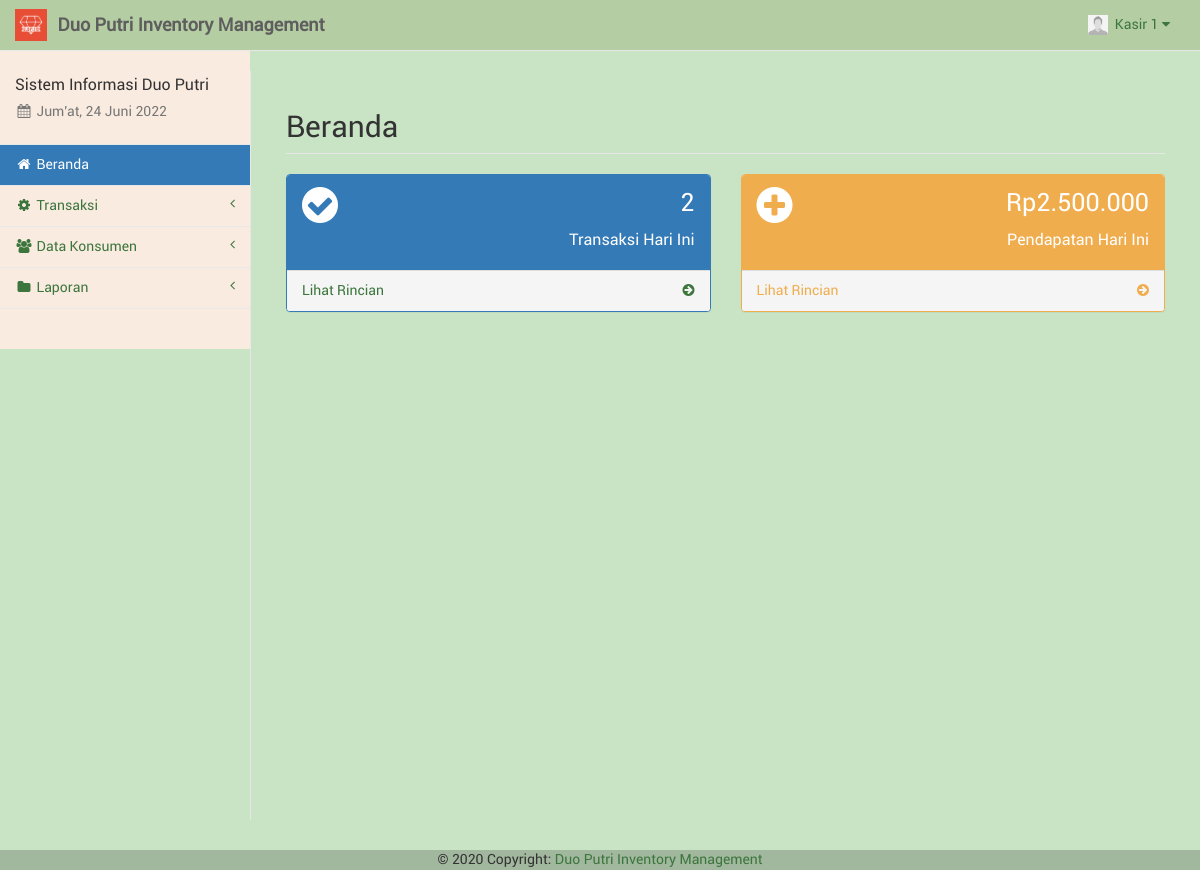
Screenshot of /kasir/index.php (signed in) with the database file from the repository.
### tables this page shows
CREATE TABLE `kasir` (
  `id_kasir` int(11) NOT NULL,
  `nama_kasir` varchar(50) NOT NULL,
  `telp_kasir` varchar(20) NOT NULL,
  `user_kasir` varchar(50) NOT NULL,
  `pass_kasir` varchar(100) NOT NULL,
  `foto_kasir` text NOT NULL,
  `id_adm` int(11) NOT NULL
);

### kasir/sess_check.php (called while the page is built, shortened)
<?php
	$chk_sess = $_SESSION['kasir'];
	include("dist/config/koneksi.php");
	$sql_sess = "SELECT * FROM kasir WHERE id_kasir='". $chk_sess ."'";
	$ress_sess = mysqli_query($conn, $sql_sess);
	$row_sess = mysqli_fetch_array($ress_sess);
	$sess_kasirname = $row_sess['nama_kasir'];
	$sess_kasirfoto = $row_sess['foto_kasir'];
?>

### kasir/layout_top.php (the view, shortened to what this page needs)
<?php
$haries = array("Sunday" => "Minggu", "Monday" => "Senin", "Tuesday" => "Selasa", "Wednesday" => "Rabu", "Thursday" => "Kamis", "Friday" => "Jum'at", "Saturday" => "Sabtu");
$bulans = array("", "Januari", "Februari", "Maret", "April", "Mei", "Juni", "Juli", "Agustus", "September", "Oktober", "November", "Desember");
$hari_ini = $haries[date("l")];
$bulan_ini = $bulans[date("n")];
$tanggal = date("d");
$tahun = date("Y");
?>
<!DOCTYPE html>
<html lang="en">
<head>
	<link href="libs/bootstrap/dist/css/bootstrap.min.css" rel="stylesheet">
	<link href="libs/metisMenu/dist/metisMenu.min.css" rel="stylesheet">
	<link href="libs/datatables-plugins/integration/bootstrap/3/dataTables.bootstrap.css" rel="stylesheet">
	<link href="libs/datatables-responsive/css/dataTables.responsive.css" rel="stylesheet">
	<link href="dist/css/sb-admin-2.css" rel="stylesheet">
	<link href="dist/css/offline-font.css" rel="stylesheet">
	<link href="dist/css/custom.css" rel="stylesheet">
	<link href="libs/font-awesome/css/font-awesome.min.css" rel="stylesheet" type="text/css">
</head>
<body style="background-color: #C9E4C5 ;">
	<div id="wrapper" style="background-color: #C9E4C5;">
		<nav class="navbar navbar-default navbar-static-top" style="background-color: #B5CDA3 ;" role="navigation" style="margin-bottom: 0">
			<div class="navbar-header">
				<a class="navbar-brand hidden-xs" href="index.php">
					<img src="foto/logo.png" alt="brand" width="32" class="float-left image-brand">
					<div class="float-right">&nbsp;<strong>Duo Putri Inventory Management</strong></div>
				</a>
			</div>
			<ul class="nav navbar-top-links navbar-right">
				<li class="dropdown dropdown-right">
					<a class="dropdown-toggle" data-toggle="dropdown" href="#">
						<img src="../foto/<?php echo $sess_kasirfoto; ?>" width="20px" height="20px" padding="0px">&nbsp;&nbsp;<?php echo ucfirst($sess_kasirname); ?>&nbsp;<i class="fa fa-caret-down"></i>
					</a>
				</li>
			</ul>
			<div class="navbar-default sidebar" role="navigation" style="background-color: #FAEBE0;">
				<div class="sidebar-nav navbar-collapse">
					<ul class="nav" id="side-menu">
						<li class="sidebar-search">
							<h4>Sistem Informasi Duo Putri</h4>
							<h5 class="text-muted"><i class="fa fa-calendar fa-fw"></i>&nbsp;<?php echo $hari_ini . ", " . $tanggal . " " . $bulan_ini . " " . $tahun ?></h5>
						</li>
						<?php
						if ($pagedesc == "Beranda") {
							echo '<li><a href="index.php" class="active"><i class="fa fa-home fa-fw"></i>&nbsp;Beranda</a></li>';
						} else {
							echo '<li><a href="index.php"><i class="fa fa-home fa-fw"></i>&nbsp;Beranda</a></li>';
						}
						if (isset($menuparent) && $menuparent == "transaksi") {
							echo '<li class="active">';
						} else {
							echo '<li>';
						}
						?>
						<a href="#"><i class="fa fa-gear fa-fw"></i>&nbsp;Transaksi<span class="fa arrow"></span></a>
						</li>
						<?php
						if (isset($menuparent) && $menuparent == "konsumen") {
							echo '<li class="active">';
						} else {
							echo '<li>';
						}
						?>
						<a href="#"><i class="fa fa-group fa-fw"></i>&nbsp;Data Konsumen<span class="fa arrow"></span></a>
						<?php
						if (isset($menuparent) && $menuparent == "laporan") {
							echo '<li class="active">';
						} else {
							echo '<li>';
						}
						?>
						<a href="#"><i class="fa fa-folder fa-fw"></i>&nbsp;Laporan<span class="fa arrow"></span></a>
						</li>
					</ul>
				</div>
			</div>
		</nav>

### rows the page displays
kasir: foto_kasir (picture), nama_kasir "Kasir 1"

### other values shown
$jmltrx "2"
format_rupiah($ttl) "Rp2.500.000"
